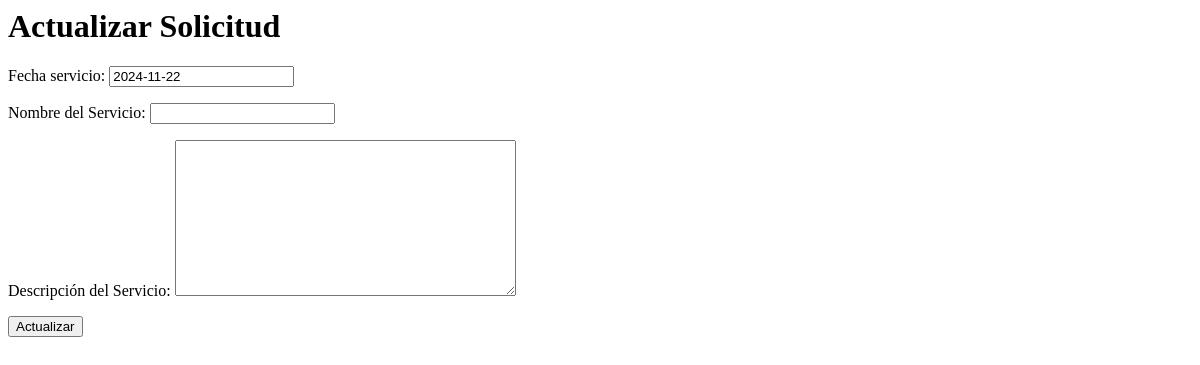
The app's page /usuarios/actualizar_solicitud/17/ (signed in), older data.
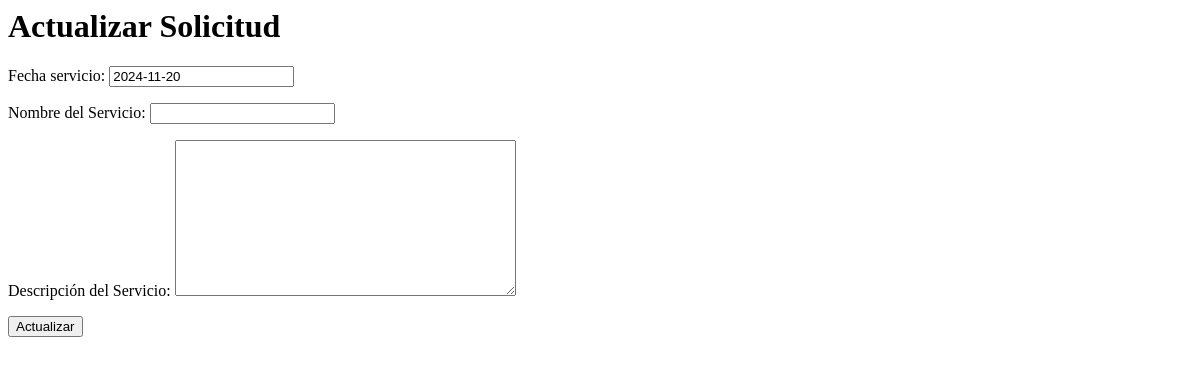
The same page, newer data.
### apps/solicitudes/models.py (models this page shows, shortened)
class Solicitud(models.Model):
    cliente = models.ForeignKey(Cliente, on_delete=models.CASCADE)
    servicio = models.ForeignKey(Servicio, on_delete=models.CASCADE)
    fecha_solicitud = models.DateField(auto_now_add=True)
    fecha_servicio = models.DateField()
    estado = models.CharField(max_length=10, default='Pendiente')

### apps/usuarios/views.py (the view, shortened to what this page needs)
# urls.py: path('actualizar_solicitud/<int:pk>/', ActualizarSolicitudView.as_view(), name='actualizar_solicitud'),
class ActualizarSolicitudView(UpdateView):
    template_name = 'actualizar_solicitud.html'
    model = Solicitud
    form_class = SolicitudForm
    success_url = reverse_lazy('dashboard')  # Redirige a la lista de solicitudes
    def get_form_kwargs(self):
        kwargs = super().get_form_kwargs()
        kwargs['user'] = self.request.user
        return kwargs

### apps/usuarios/forms.py
class SolicitudForm(forms.ModelForm):
    nombre_servicio = forms.CharField(max_length=100, label="Nombre del Servicio")
    descripcion_servicio = forms.CharField(widget=forms.Textarea, label="Descripción del Servicio")
    class Meta:
        model = Solicitud
        fields = ['cliente', 'fecha_servicio', 'estado']
    def __init__(self, *args, user=None, **kwargs):
        super().__init__(*args, **kwargs)
        if user:
            self.fields['cliente'].initial = user.cliente  # Establecemos el cliente relacionado al usuario
            self.fields['cliente'].widget = forms.HiddenInput()  # Ocultamos el campo cliente
            self.fields['estado'].widget = forms.HiddenInput() # Ocultamos el campo estado

### apps/usuarios/templates/actualizar_solicitud.html (shortened to what this page needs)
<h1>Actualizar Solicitud</h1>
<form method="post">
    {{ form.as_p }}
    <button type="submit">Actualizar</button>
</form>

Row changes from the older to the newer data that the page shows:
changed Solicitud: fecha_servicio "2024-11-22" → "2024-11-20"
